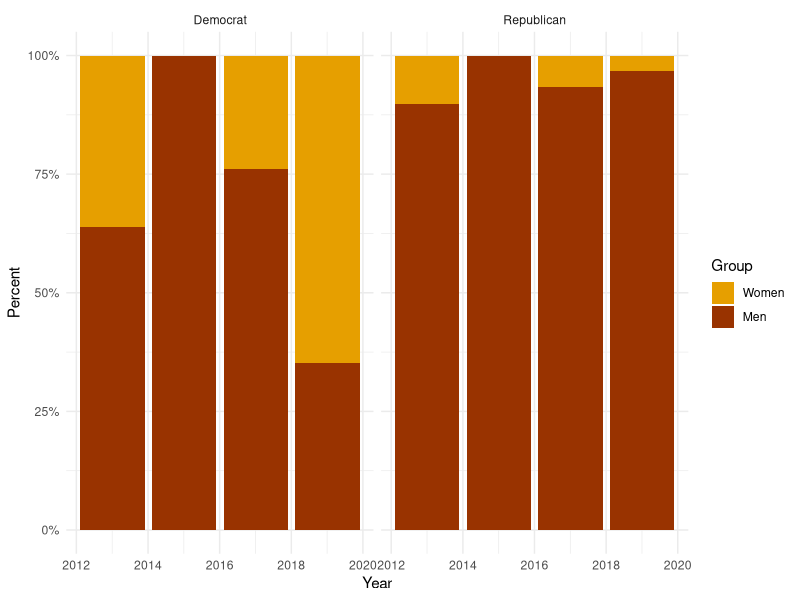
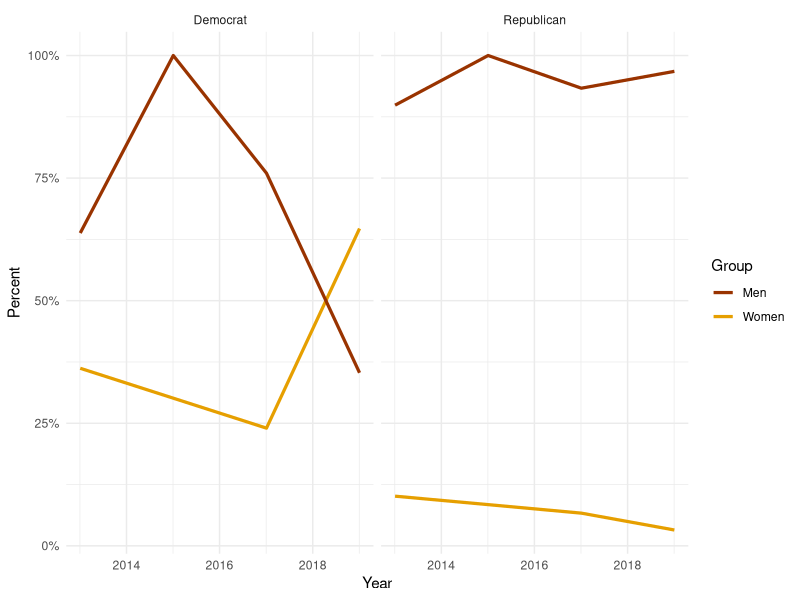
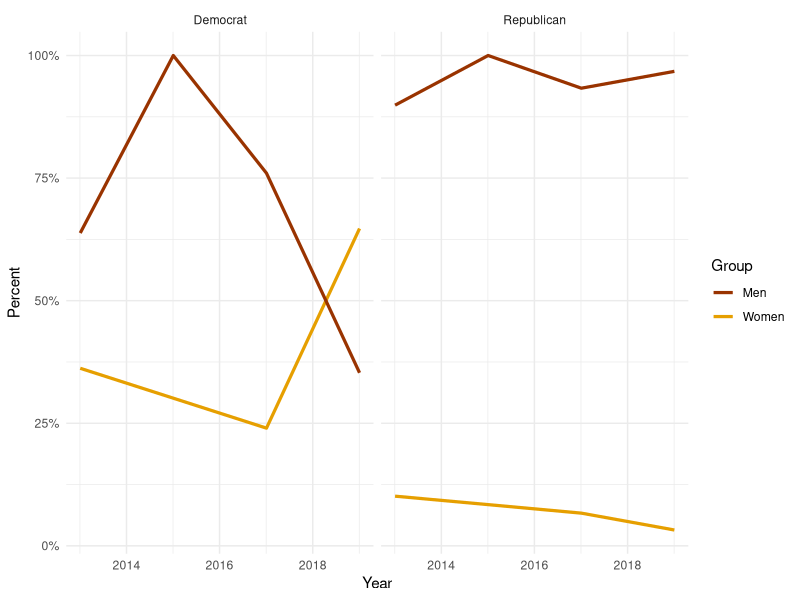
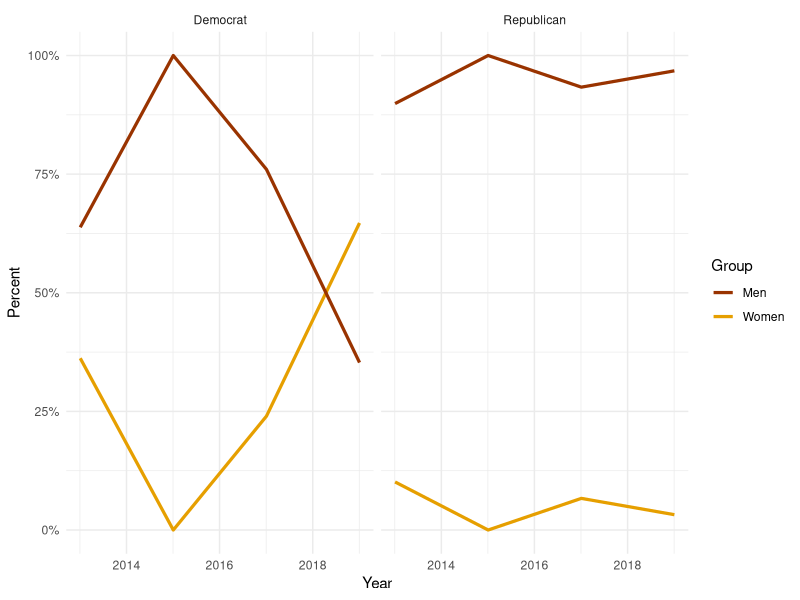
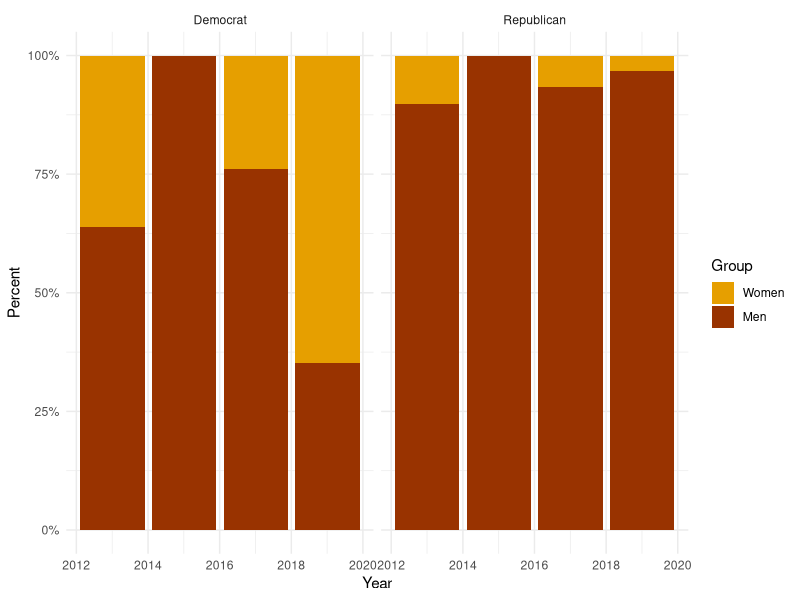
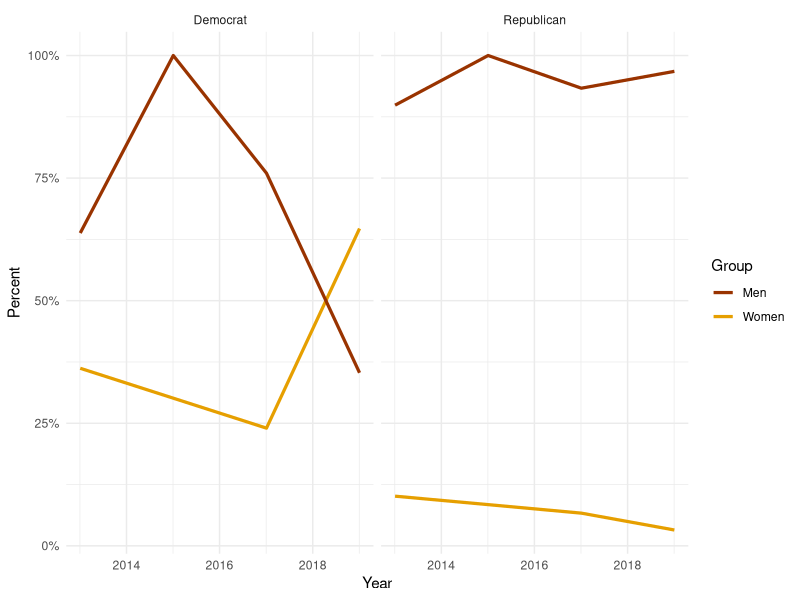
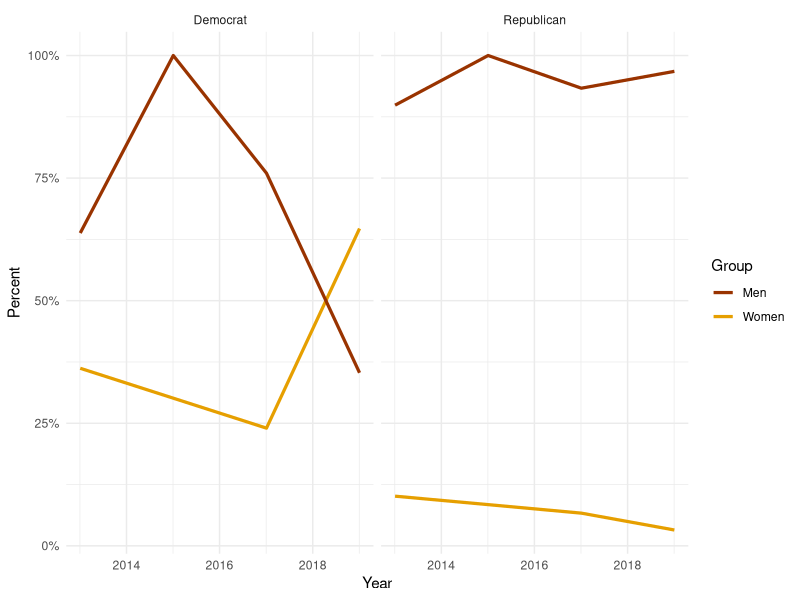
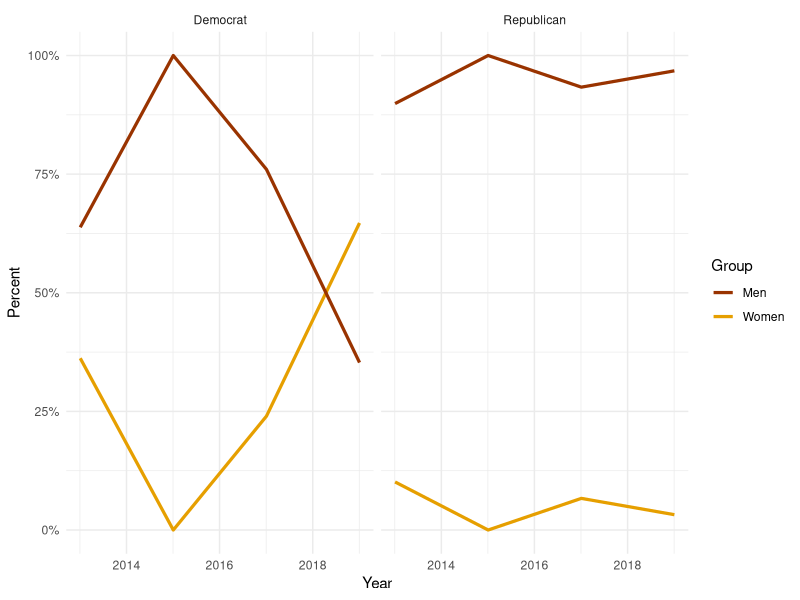

The R source for these figures, in order:
library(tidyverse)

## Hex colors for sex
sex_colors <- c("#E69F00", "#993300")

## Hex color codes for Dem Blue and Rep Red
party_colors <- c("#2E74C0", "#CB454A")

## Group labels
mf_labs <- tibble(M = "Men", F = "Women")

theme_set(theme_minimal())

## Character vectors only, by default
df <- read_csv("data/fc_sample.csv")

df

#> > df
#> # A tibble: 280 x 4
#>      pid start_year party      sex
#>    <int> <date>     <chr>      <chr>
#>  1  3160 2013-01-03 Republican M
#>  2  3161 2013-01-03 Democrat   F
#>  3  3162 2013-01-03 Democrat   M
#>  4  3163 2013-01-03 Republican M
#>  5  3164 2013-01-03 Democrat   M
#>  6  3165 2013-01-03 Republican M
#>  7  3166 2013-01-03 Republican M
#>  8  3167 2013-01-03 Democrat   F
#>  9  3168 2013-01-03 Republican M
#> 10  3169 2013-01-03 Democrat   M
#> # ... with 270 more rows


df %>%
    group_by(start_year, party, sex) %>%
    summarize(N = n()) %>%
    mutate(freq = N / sum(N))

#> # A tibble: 14 x 5
#> # Groups:   start_year, party [8]
#>    start_year party      sex       N   freq
#>    <date>     <chr>      <chr> <int>  <dbl>
#>  1 2013-01-03 Democrat   F        21 0.362
#>  2 2013-01-03 Democrat   M        37 0.638
#>  3 2013-01-03 Republican F         8 0.101
#>  4 2013-01-03 Republican M        71 0.899
#>  5 2015-01-03 Democrat   M         1 1
#>  6 2015-01-03 Republican M         5 1
#>  7 2017-01-03 Democrat   F         6 0.24
#>  8 2017-01-03 Democrat   M        19 0.76
#>  9 2017-01-03 Republican F         2 0.0667
#> 10 2017-01-03 Republican M        28 0.933
#> 11 2019-01-03 Democrat   F        33 0.647
#> 12 2019-01-03 Democrat   M        18 0.353
#> 13 2019-01-03 Republican F         1 0.0323
#> 14 2019-01-03 Republican M        30 0.968


df %>%
    group_by(start_year, party, sex) %>%
    summarize(N = n()) %>%
    mutate(freq = N / sum(N)) %>%
    ggplot(aes(x = start_year,
               y = freq,
               fill = sex)) +
    geom_col() +
    scale_y_continuous(labels = scales::percent) +
    scale_fill_manual(values = sex_colors, labels = c("Women", "Men")) +
    labs(x = "Year", y = "Percent", fill = "Group") +
    facet_wrap(~ party)

ggsave("figures/df_chr_col.png")


df %>%
    group_by(start_year, party, sex) %>%
    summarize(N = n()) %>%
    mutate(freq = N / sum(N)) %>%
    ggplot(aes(x = start_year,
               y = freq,
               color = sex)) +
    geom_line(size = 1.1) +
    scale_y_continuous(labels = scales::percent) +
    scale_color_manual(values = sex_colors, labels = c("Women", "Men")) +
    guides(color = guide_legend(reverse = TRUE)) +
    labs(x = "Year", y = "Percent", color = "Group") +
    facet_wrap(~ party)

ggsave("figures/df_chr_line.png")


df_f <- df %>% modify_if(is.character, as.factor)

df_f %>%
    group_by(start_year, party, sex) %>%
    tally()

#> # A tibble: 16 x 4
#> # Groups:   start_year, party [8]
#>    start_year party      sex       n
#>    <date>     <fct>      <fct> <int>
#>  1 2013-01-03 Democrat   F        21
#>  2 2013-01-03 Democrat   M        37
#>  3 2013-01-03 Republican F         8
#>  4 2013-01-03 Republican M        71
#>  5 2015-01-03 Democrat   F         0
#>  6 2015-01-03 Democrat   M         1
#>  7 2015-01-03 Republican F         0
#>  8 2015-01-03 Republican M         5
#>  9 2017-01-03 Democrat   F         6
#> 10 2017-01-03 Democrat   M        19
#> 11 2017-01-03 Republican F         2
#> 12 2017-01-03 Republican M        28
#> 13 2019-01-03 Democrat   F        33
#> 14 2019-01-03 Democrat   M        18
#> 15 2019-01-03 Republican F         1
#> 16 2019-01-03 Republican M        30


df_f %>%
    group_by(start_year, party, sex) %>%
    summarize(N = n()) %>%
    mutate(freq = N / sum(N)) %>%
    ggplot(aes(x = start_year,
               y = freq,
               color = sex)) +
    geom_line(size = 1.1) +
    scale_y_continuous(labels = scales::percent) +
    scale_color_manual(values = sex_colors, labels = c("Women", "Men")) +
    guides(color = guide_legend(reverse = TRUE)) +
    labs(x = "Year", y = "Percent", color = "Group") +
    facet_wrap(~ party)

ggsave("figures/df_fac_line.png")


df %>%
    group_by(start_year, party, sex) %>%
    summarize(N = n()) %>%
    mutate(freq = N / sum(N)) %>%
    ungroup() %>%
    complete(start_year, party, sex,
             fill = list(N = 0, freq = 0))

#> # A tibble: 16 x 5
#>    start_year party      sex       N   freq
#>    <date>     <chr>      <chr> <dbl>  <dbl>
#>  1 2013-01-03 Democrat   F        21 0.362
#>  2 2013-01-03 Democrat   M        37 0.638
#>  3 2013-01-03 Republican F         8 0.101
#>  4 2013-01-03 Republican M        71 0.899
#>  5 2015-01-03 Democrat   F         0 0
#>  6 2015-01-03 Democrat   M         1 1
#>  7 2015-01-03 Republican F         0 0
#>  8 2015-01-03 Republican M         5 1
#>  9 2017-01-03 Democrat   F         6 0.24
#> 10 2017-01-03 Democrat   M        19 0.76
#> 11 2017-01-03 Republican F         2 0.0667
#> 12 2017-01-03 Republican M        28 0.933
#> 13 2019-01-03 Democrat   F        33 0.647
#> 14 2019-01-03 Democrat   M        18 0.353
#> 15 2019-01-03 Republican F         1 0.0323
#> 16 2019-01-03 Republican M        30 0.968

df %>%
    group_by(start_year, party, sex) %>%
    summarize(N = n()) %>%
    mutate(freq = N / sum(N)) %>%
    ungroup() %>%
    complete(start_year, party, sex,
             fill = list(N = 0, freq = 0)) %>%
    ggplot(aes(x = start_year,
               y = freq,
               color = sex)) +
    geom_line(size = 1.1) +
    scale_y_continuous(labels = scales::percent) +
    scale_color_manual(values = sex_colors, labels = c("Women", "Men")) +
    guides(color = guide_legend(reverse = TRUE)) +
    labs(x = "Year", y = "Percent", color = "Group") +
    facet_wrap(~ party)

ggsave("figures/df_chr_line_2.png")
